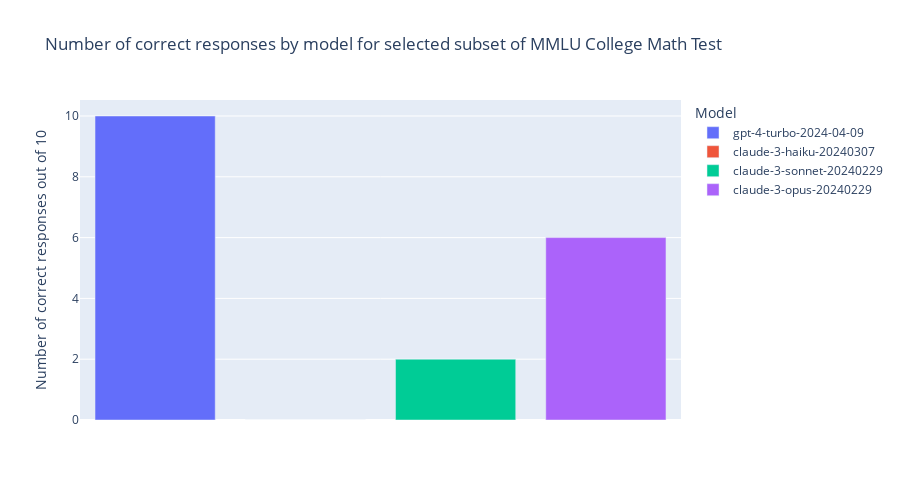

Write notebook code for a chart like this one.
### Code cell
fig = px.bar(
    correct_answers_on_subset_by_model_df,
    x="model_id",
    y="is_correct",
    orientation="v",
    color="model_id",
    labels={
        "model_id": "Model",
        "is_correct": "Number of correct responses out of 10",
    },
    title="Number of correct responses by model for selected subset of MMLU College Math Test",
)

fig.update_xaxes(showticklabels=False, visible=False)
fig.update_yaxes(title_text="Number of correct responses out of 10")
fig.update_layout(
    autosize=True,
    height=500,
)

fig.show()
fig.write_html("../plots/correct_responses_on_subset_by_model.html")

### Figure 1 — Plotly figure (JSON) as saved in the notebook; plotly's stock layout.template omitted (floating-point values rounded to 4 significant figures)
{"data": [{"alignmentgroup": "True", "hovertemplate": "Model=%{x}<br>Number of correct responses out of 10=%{y}<extra></extra>", "legendgroup": "gpt-4-turbo-2024-04-09", "marker": {"color": "#636efa", "pattern": {"shape": ""}}, "name": "gpt-4-turbo-2024-04-09", "offsetgroup": "gpt-4-turbo-2024-04-09", "orientation": "v", "showlegend": true, "textposition": "auto", "type": "bar", "x": ["gpt-4-turbo-2024-04-09"], "xaxis": "x", "y": [10], "yaxis": "y"}, {"alignmentgroup": "True", "hovertemplate": "Model=%{x}<br>Number of correct responses out of 10=%{y}<extra></extra>", "legendgroup": "claude-3-haiku-20240307", "marker": {"color": "#EF553B", "pattern": {"shape": ""}}, "name": "claude-3-haiku-20240307", "offsetgroup": "claude-3-haiku-20240307", "orientation": "v", "showlegend": true, "textposition": "auto", "type": "bar", "x": ["claude-3-haiku-20240307"], "xaxis": "x", "y": [0], "yaxis": "y"}, {"alignmentgroup": "True", "hovertemplate": "Model=%{x}<br>Number of correct responses out of 10=%{y}<extra></extra>", "legendgroup": "claude-3-sonnet-20240229", "marker": {"color": "#00cc96", "pattern": {"shape": ""}}, "name": "claude-3-sonnet-20240229", "offsetgroup": "claude-3-sonnet-20240229", "orientation": "v", "showlegend": true, "textposition": "auto", "type": "bar", "x": ["claude-3-sonnet-20240229"], "xaxis": "x", "y": [2], "yaxis": "y"}, {"alignmentgroup": "True", "hovertemplate": "Model=%{x}<br>Number of correct responses out of 10=%{y}<extra></extra>", "legendgroup": "claude-3-opus-20240229", "marker": {"color": "#ab63fa", "pattern": {"shape": ""}}, "name": "claude-3-opus-20240229", "offsetgroup": "claude-3-opus-20240229", "orientation": "v", "showlegend": true, "textposition": "auto", "type": "bar", "x": ["claude-3-opus-20240229"], "xaxis": "x", "y": [6], "yaxis": "y"}], "layout": {"autosize": true, "barmode": "relative", "height": 500, "legend": {"title": {"text": "Model"}, "tracegroupgap": 0}, "title": {"text": "Number of correct responses by model for selected subset of MMLU College Math Test"}, "xaxis": {"anchor": "y", "categoryarray": ["gpt-4-turbo-2024-04-09", "claude-3-haiku-20240307", "claude-3-sonnet-20240229", "claude-3-opus-20240229"], "categoryorder": "array", "domain": [0, 1], "showticklabels": false, "title": {"text": "Model"}, "visible": false}, "yaxis": {"anchor": "x", "domain": [0, 1], "title": {"text": "Number of correct responses out of 10"}}}}
